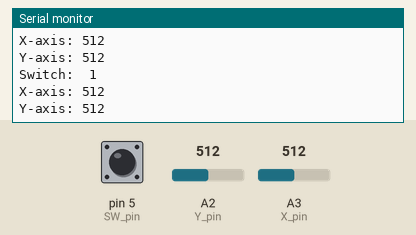
Bench run of a sketch on a simulated Arduino Uno, built with avr-gcc and run on an emulated ATmega328P. On the bench: the last lines printed to the serial monitor. Inputs (shaded band) come from the test bench; at power-on: A2 (Y_pin) = 512, A3 (X_pin) = 512, pin 5 (SW_pin) HIGH.

Above: at 1.3 s.
1.4 s: A2 (Y_pin) set to 716
At 1.82 s:
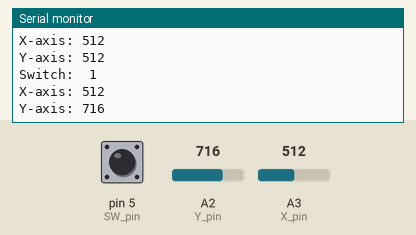
2.9 s: A3 (X_pin) set to 716
At 3.32 s:
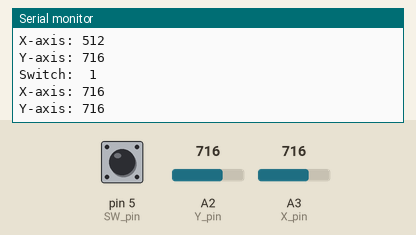
4.4 s: pin 5 (SW_pin) pulled LOW for 0.6 s
6.5 s: A2 (Y_pin) set to 900
At 6.83 s:
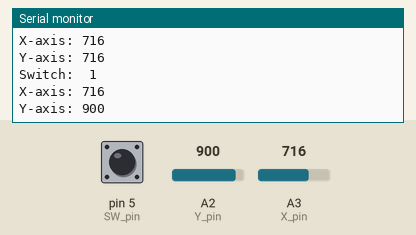
8.0 s: A3 (X_pin) set to 900
At 8.33 s:
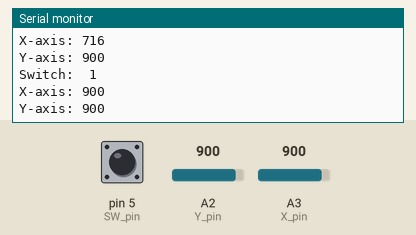
Timing chart, 0 to 10.5 s (numbered marks = the images above; inputs shaded):
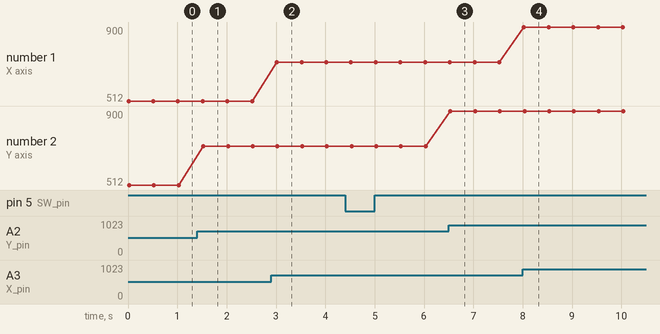

Measured:
- after the input at 1.4 s, the serial monitor: prints a new line after 0.13 s (image 1)
- after the input at 2.9 s, the serial monitor: prints a new line after 0.12 s (image 2)
- after the input at 6.5 s, the serial monitor: prints a new line at once (image 3)
- after the input at 8.0 s, the serial monitor: prints a new line at once (image 4)
- plotted number 2: 512 → 716 after the input at 1.4 s, 716 → 900 after the input at 6.5 s

The sketch:

joystick.ino
```cpp
const int SW_pin = 5; // digital pin connected to switch output
const int X_pin = A3; // analog pin connected to X output
const int Y_pin = A2; // analog pin connected to Y output

void setup() {
  pinMode(SW_pin, INPUT);
  digitalWrite(SW_pin, HIGH);
  Serial.begin(9600);
}

void loop() {
  Serial.print("Switch:  ");
  Serial.print(digitalRead(SW_pin));
  Serial.print("\n");
  Serial.print("X-axis: ");
  Serial.print(analogRead(X_pin));
  Serial.print("\n");
  Serial.print("Y-axis: ");
  Serial.println(analogRead(Y_pin));
  Serial.print("\n\n");
  delay(500);
}
```
